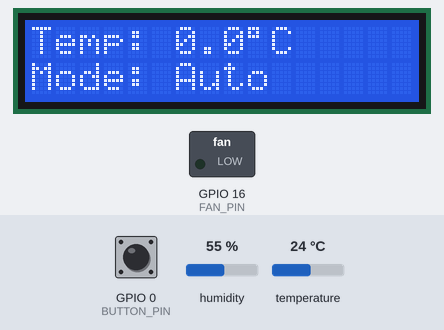
Bench run of a sketch on a simulated ESP32. On the bench: 16×2 character LCD, switched loads named in the sketch (green lamp = pin HIGH). The inputs (shaded band) are chosen by the test bench; at power-on: GPIO 0 (BUTTON_PIN) HIGH, temperature 24 °C, humidity 55 %. What the sketch prints to the serial monitor is not drawn.

Above: at 1.2 s.
1.3 s: GPIO 0 (BUTTON_PIN) pulled LOW for 2.35 s
At 2.6 s:
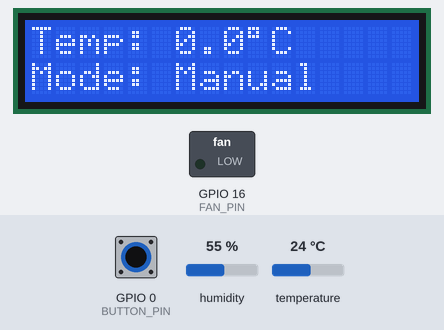
5.1 s: GPIO 0 (BUTTON_PIN) pulled LOW for 2.35 s
At 6.4 s:
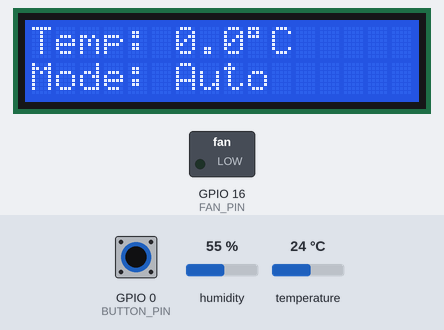
8.9 s: temperature set to 27.2 °C
11.6 s: temperature set to 28.9 °C
At 13.2 s:
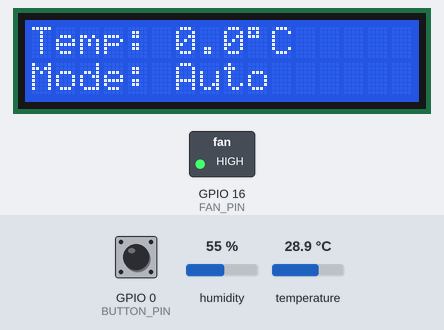
14.3 s: GPIO 0 (BUTTON_PIN) pulled LOW for 2.35 s
At 15.1 s:
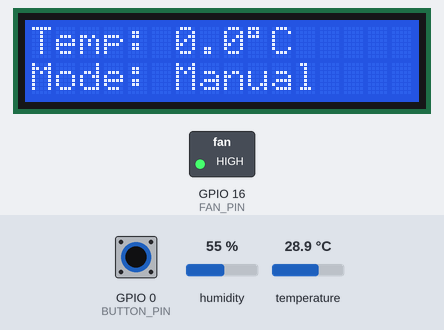
Timing chart, 0 to 17.3 s (numbered marks = the images above; inputs shaded):
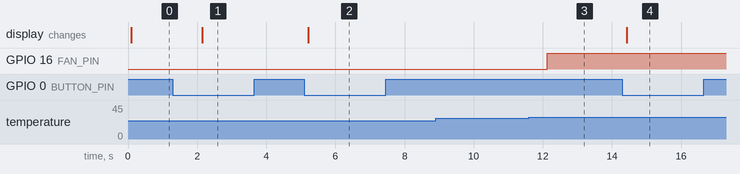

The sketch:

9_HomeTemperatureControl_Project_LCD.ino
```cpp
#include <Wire.h>
#include <LiquidCrystal_I2C.h>
#include <DHT.h>

// Define hardware pins and constants
#define DHTPIN 4
#define DHTTYPE DHT22
#define FAN_PIN 16
#define BUTTON_PIN 0

// Create sensor and LCD objects
DHT dht(DHTPIN, DHTTYPE);
LiquidCrystal_I2C lcd(0x27, 16, 2); // LCD at I2C address 0x27 with 16 columns and 2 rows

// Declare queue and task handles
QueueHandle_t tempQueue;
TaskHandle_t modeTaskHandle;

// Control flags and thresholds
bool manualMode = false;            // Flag to indicate manual or auto mode
float tempThreshold = 28.0;         // Temperature threshold for fan activation in auto mode

// Interrupt Service Routine to toggle mode
void IRAM_ATTR handleButtonPress() {
  BaseType_t xHigherPriorityTaskWoken = pdFALSE;
  // Notify the ModeTask from the ISR
  vTaskNotifyGiveFromISR(modeTaskHandle, &xHigherPriorityTaskWoken);
  // Yield to higher-priority task if needed
  portYIELD_FROM_ISR();
}

// Task to read temperature from DHT22 sensor
void SensorTask(void *pvParameters) {
  float temp;
  while (1) {
    temp = dht.readTemperature();
    // Send temperature to queue if it's valid
    if (!isnan(temp)) {
      xQueueSend(tempQueue, &temp, 0);
    }
    // Wait 2 seconds before next read
    vTaskDelay(pdMS_TO_TICKS(2000));
  }
}

// Task to control the fan based on temperature (auto mode only)
void FanControlTask(void *pvParameters) {
  float temp;
  while (1) {
    // Wait for new temperature reading
    if (xQueueReceive(tempQueue, &temp, portMAX_DELAY)) {
      // In auto mode, control the fan based on temperature threshold
      if (!manualMode) {
        digitalWrite(FAN_PIN, temp > tempThreshold ? HIGH : LOW);
      }
    }
  }
}

// Task to toggle between auto and manual mode via button press
void ModeTask(void *pvParameters) {
  // Setup button pin with internal pull-up
  pinMode(BUTTON_PIN, INPUT_PULLUP);
  // Attach interrupt for button press (falling edge)
  attachInterrupt(digitalPinToInterrupt(BUTTON_PIN), handleButtonPress, FALLING);

  while (1) {
    // Wait indefinitely for button press notification
    ulTaskNotifyTake(pdTRUE, portMAX_DELAY);

    // Toggle between manual and auto mode
    manualMode = !manualMode;
    Serial.println(manualMode ? "Manual Mode" : "Auto Mode");
  }
}

// Task to update LCD with temperature and mode status
void LCDTask(void *pvParameters) {
  float temp = 0.0;
  while (1) {
    // Peek at the most recent temperature in the queue without removing it
    if (uxQueueMessagesWaiting(tempQueue) > 0) {
      xQueuePeek(tempQueue, &temp, 0);
    }

    // Update LCD display
    lcd.clear();
    lcd.setCursor(0, 0);
    lcd.print("Temp: ");
    lcd.print(temp, 1);
    lcd.print((char)223); // Degree symbol
    lcd.print("C");

    lcd.setCursor(0, 1);
    lcd.print("Mode: ");
    lcd.print(manualMode ? "Manual" : "Auto");

    // Refresh every second
    vTaskDelay(pdMS_TO_TICKS(1000));
  }
}

// Setup function to initialize peripherals and tasks
void setup() {
  Serial.begin(115200);     // Start serial communication
  dht.begin();              // Initialize DHT sensor
  lcd.init();               // Initialize LCD
  lcd.backlight();          // Turn on LCD backlight
  pinMode(FAN_PIN, OUTPUT); // Set fan pin as output

  // Create a queue capable of holding 5 float values
  tempQueue = xQueueCreate(5, sizeof(float));

  // Create tasks with stack size and priority
  xTaskCreate(SensorTask, "Sensor", 2048, NULL, 1, NULL);
  xTaskCreate(FanControlTask, "Fan", 2048, NULL, 2, NULL);
  xTaskCreate(ModeTask, "Mode", 2048, NULL, 3, &modeTaskHandle);
  xTaskCreate(LCDTask, "LCD", 2048, NULL, 1, NULL);
}

// Empty loop – tasks are managed by FreeRTOS
void loop() {
  // Nothing needed here
}
```

Measured:
- the behaviour switches between 28 and 28.1 °C on temperature (found by bisection; images 2 and 3)
- after the input at 1.3 s, the display: changes after 0.84 s (image 1)
- after the input at 5.1 s, the display: changes after 0.12 s (image 2)
- after the input at 8.9 s, every drawn part: stays the same
- after the input at 11.6 s, GPIO 16 (FAN_PIN): LOW → HIGH after 0.53 s
- after the input at 14.3 s, the display: changes after 0.13 s (image 4)
